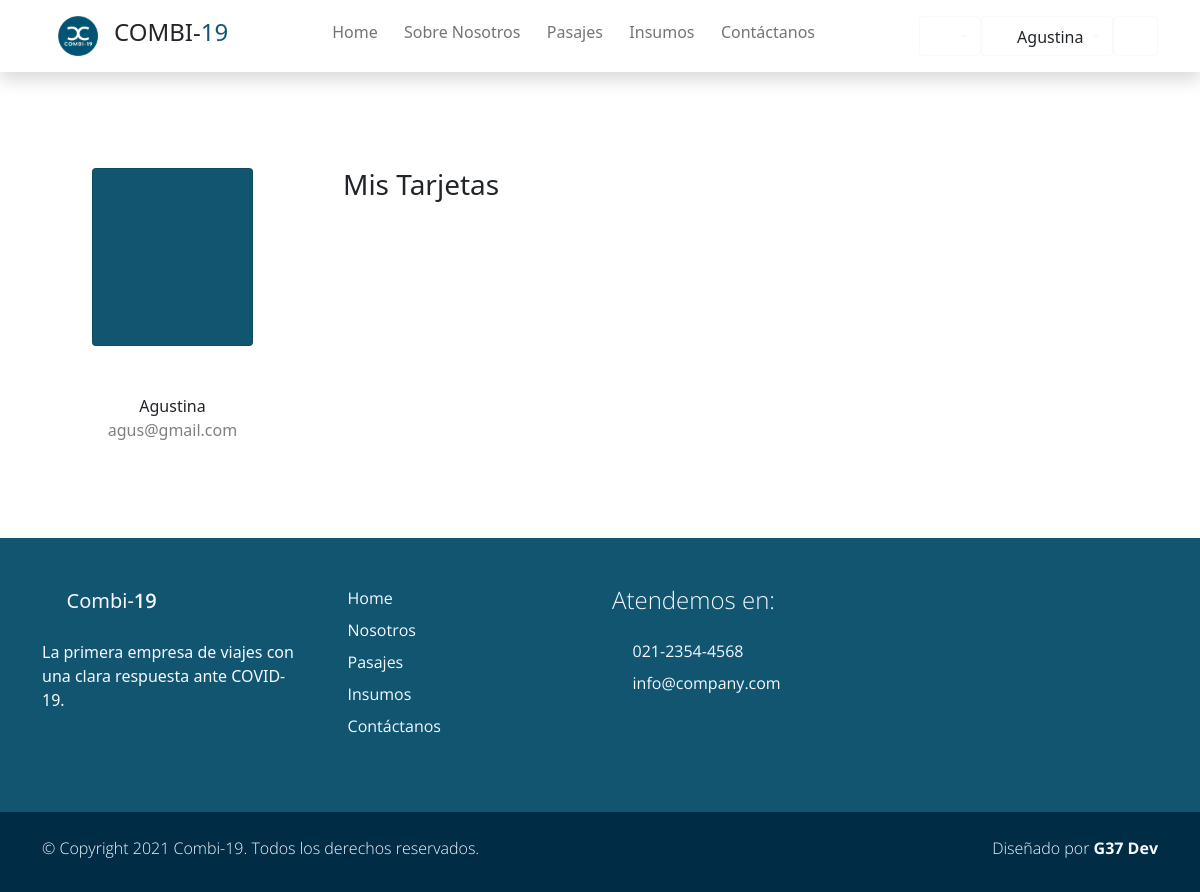
The app's page /tarjetas (signed in), older data.
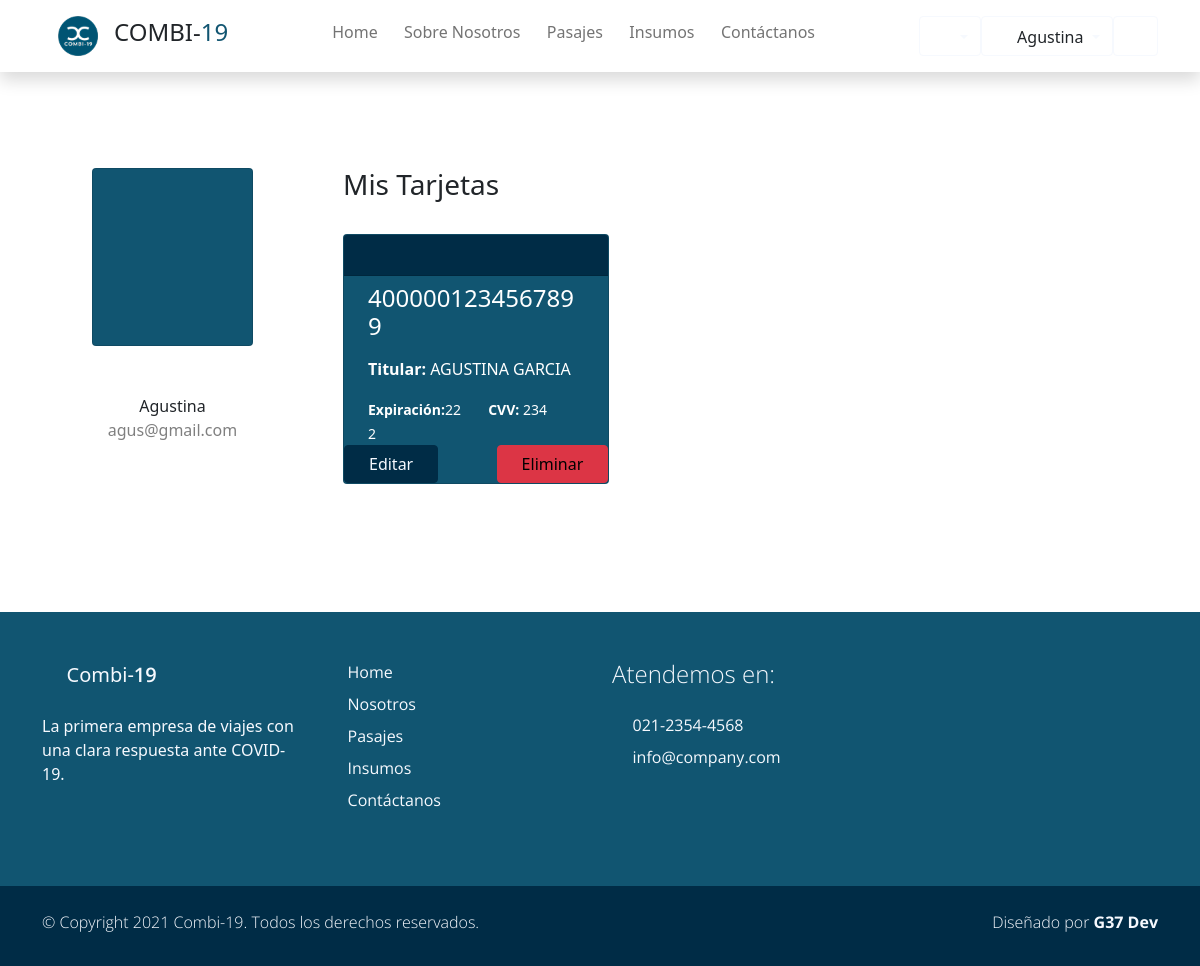
The same page, newer data.
### users/models.py (models this page shows, shortened)
class Account(AbstractBaseUser):
    email               = models.EmailField(verbose_name="email", max_length=60, unique=True)
    dni                 = models.IntegerField(verbose_name="dni", unique=True,)
    first_name          = models.CharField(max_length=30)
    last_name           = models.CharField(max_length=30)
    date_of_birth       = models.DateField(blank=True, null=True)
    is_GOLD             = models.BooleanField(default=False)
    _is_admin           = models.BooleanField(default=False)
    is_active           = models.BooleanField(default=True)
    is_staff            = models.BooleanField(default=False)
    _is_superuser       = models.BooleanField(default=False)
    objects = MyAccountManager()
    class Meta:
        verbose_name        = "Usuario"
        verbose_name_plural = "Usuarios"
    USERNAME_FIELD = 'email'
    REQUIRED_FIELDS = ['dni', 'first_name', 'last_name', 'date_of_birth']
    @property
    def is_superuser(self):
        return self.is_admin
    @property
    def is_admin(self):
        return self.is_staff

class Tarjeta(models.Model):
    usuario = models.ForeignKey(Account, on_delete=models.CASCADE, null=True)
    nro = models.BigIntegerField()
    nombre_titular = models.CharField(max_length= 40)
    fecha_vencimiento = models.IntegerField(default=None,null=True)
    cvv = models.IntegerField(default=None, null=True)
    class Meta:
        verbose_name="Tarjeta"
        verbose_name_plural="Tarjetas"

### users/views.py (the view)
def mistarjetas_view(request):
    tarjetas = Tarjeta.objects.filter(usuario_id=request.user.id)
    return render(request, "users/mistarjetas.html", {"tarjetas": tarjetas})

### users/templates/users/mistarjetas.html (shortened to what this page needs)
{% extends 'Combi19App/base.html' %}
{% load static %}
{% block content %}
<div class="container rounded bg-white mt-5 mb-5">
    <div class="row">
        <div class="col-md-3 border-right">
            <div class="d-flex flex-column align-items-center text-center p-3 py-5">
                <div class="card partner-wap  py-5 px-5">
                    <i class='display-1 text-white bx bx-user'></i>
                </div>
                <span class="font-weight-bold pt-5">{{request.user.first_name}}</span>
                <span class="text-black-50">{{request.user.email}}</span>
            </div>
        </div>
        <div class="col-md-9 border-right">
            <div class="p-3 py-5">
                <h4 class=" h3 text-right pb-4">Mis Tarjetas</h4>
                <div class="d-flex justify-content-between align-items-center mb-3">
                        {% if tarjetas %}
                            {% for tarjeta in tarjetas %}
                                <div class="col-md-4">
                                    <div class="card text-white bg-primary mb-3">
                                        <div class="card-header bg-secondary">
                                            <i class='bx bx-credit-card-front'></i>
                                        </div>
                                        <h4 class="px-4 py-2">
                                            {{tarjeta.nro}}
                                        </h4>
                                        <p class="card-text px-4"><b>Titular: </b>{{tarjeta.nombre_titular}}</p>
                                        <div class="row px-4">
                                            <div class="col-sm-6">
                                                <small>
                                                    <strong>Expiración:</strong>{{tarjeta.fecha_vencimiento}}
                                                </small>
                                            </div>
                                            <div class="col-sm-6 text-right pb-3">
                                                <small>
                                                    <strong>CVV:</strong> {{tarjeta.cvv}}
                                                </small>
                                            </div>
                                        </div>
                                        <div class="btn-group justify-content-between " role="group" aria-label="Basic example">
                                            <a><button type="button" class="btn btn-primary px-4">Editar</button></a>
                                            <a><button type="button" class="btn btn-danger px-4">Eliminar</button></a>
                                        </div>
                                    </div>
                                </div>
                            {% endfor %}
                        {% endif %}
                    </div>
                </div>
            </div>
        </div>
    </div>
</div>
{% endblock %}

### Combi19App/templates/Combi19App/base.html (shortened to what this page needs)
{% load static %}
<!DOCTYPE html>
<html lang="es">
<head>
    {% load static %}
    <link href="{% static 'Combi19App/css/bootstrap.min.css' %}" rel="stylesheet">
    <link href="{% static 'Combi19App/css/boxicon.min.css' %}" rel="stylesheet">
    <link rel="stylesheet" href="{% static 'Combi19App/css/estilos.css' %}">
</head>
<body>
    <nav id="main_nav" class="navbar navbar-expand-lg navbar-light bg-white shadow">
        <div class="container d-flex justify-content-center align-items-center">
            <a class="navbar-brand h1 " href="index.html">
                <a class="navbar-brand" href="#!"><img src="{% static 'Combi19App/img/logo_is_chiquito.png' %}" width="40">
                </a>
                <span class="text-dark h4">COMBI-</span><span class="text-primary h4">19</span></a>
            <div class="align-self-center collapse navbar-collapse flex-fill  d-lg-flex justify-content-lg-between" id="navbar-toggler-success">
                <div class="flex-fill mx-xl-5 mb-2">
                    <ul class="nav navbar-nav d-flex justify-content-between mx-xl-5 text-center text-dark">
                       <li class="nav-item">
                            <a class="nav-link btn-outline-primary rounded-pill px-2" href="{% url 'Home' %}">Home</a>
                        </li>
                        <li class="nav-item">
                            <a class="nav-link btn-outline-primary rounded-pill px-2" href="{% url 'About' %}">Sobre Nosotros</a>
                        </li>
                        <li class="nav-item">
                            <a class="nav-link btn-outline-primary rounded-pill px-2" href="#">Pasajes</a>
                        </li>
                        <li class="nav-item">
                            <a class="nav-link btn-outline-primary rounded-pill px-2" href="{% url 'Insumos' %}">Insumos</a>
                        </li>
                        <li class="nav-item">
                            <a class="nav-link btn-outline-primary rounded-pill px-2" href="{% url 'Contacto' %}">Contáctanos</a>
                        </li>
                    </ul>
                </div>
                <div class="navbar align-self-center">
                    <div class="btn-group" role="group">
                        <div class="btn-group" role="group">
                            <button class="btn btn-outline-light dropdown-toggle" type="button" id="dropdownMenuButton1" data-toggle="dropdown" aria-haspopup="true" aria-expanded="false">
                                <i class='bx bx-help-circle bx-sm bx-tada-hover text-primary'></i>
                            </button>
                        </div>
                    </div>
                    <div class="btn-group" role="group">
                        <div class="btn-group" role="group">
                            <button class="btn btn-outline-light dropdown-toggle" type="button" id="dropdownMenuButton" data-toggle="dropdown" aria-haspopup="true" aria-expanded="false">
                                <i class='bx bx-user-circle bx-sm text-primary'></i>
                                <span class="text-dark">{{ request.user.first_name }}</span>
                            </button>
                        </div>
                    </div>
                    <div>
                        <a class="btn btn-outline-light" href="{% url 'Logout' %}">
                            <i class='bx bx-log-out-circle bx-sm text-primary'></i>
                        </a>
                    </div>
                    </div>
                </div>
            </div>
    </nav>
    <div class="main">
        {% block content %}
        {% endblock content %}
    <footer class="bg-primary pt-4">
        <div class="container">
            <div class="row py-4">
                <div class="col-lg-3 col-12 align-left">
                    <a class="navbar-brand" href="index.html">
                        <i class='bx bx-bus bx-sm text-light'></i>
                        <span class="text-light h5">Combi-</span><span class="text-light h5 semi-bold-600">19</span>
                    </a>
                    <p class="text-light my-lg-4 my-2">
                        La primera empresa de viajes con una clara respuesta ante COVID-19.
                    </p>
                    <ul class="list-inline footer-icons light-300">
                        <li class="list-inline-item m-0">
                            <a class="text-light" target="_blank" href="http://facebook.com/">
                                <i class='bx bxl-facebook-square bx-md'></i>
                            </a>
                        </li>
                        <li class="list-inline-item m-0">
                            <a class="text-light" target="_blank" href="https://www.linkedin.com/">
                                <i class='bx bxl-linkedin-square bx-md'></i>
                            </a>
                        </li>
                        <li class="list-inline-item m-0">
                            <a class="text-light" target="_blank" href="https://www.whatsapp.com/">
                                <i class='bx bxl-whatsapp-square bx-md'></i>
                            </a>
                        </li>
                    </ul>
                </div>
                <div class="col-lg-3 col-md-4 my-sm-0 mt-4">
                        <ul class="list-unstyled text-light light-300">
                            <li class="pb-2">
                                <i class='bx-fw bx bxs-chevron-right bx-xs'></i><a class="text-decoration-none text-light"
								href="{% url 'Home' %}">Home</a>
                            </li>
                            <li class="pb-2">
                                <i class='bx-fw bx bxs-chevron-right bx-xs'></i><a class="text-decoration-none text-light py-1"
								href="{% url 'About' %}">Nosotros</a>
                            </li>
                            <li class="pb-2">
                                <i class='bx-fw bx bxs-chevron-right bx-xs'></i><a class="text-decoration-none text-light py-1"
								href="#">Pasajes</a>
                            </li>
                            <li class="pb-2">
                                <i class='bx-fw bx bxs-chevron-right bx-xs'></i></i><a class="text-decoration-none text-light py-1"
								href="#"">Insumos</a>
                            </li>
                            <li class="pb-2">
                                <i class='bx-fw bx bxs-chevron-right bx-xs'></i><a class="text-decoration-none text-light py-1"
								href="#">Contáctanos</a>
                            </li>
                        </ul>
                </div>
                <div class="col-lg-3 col-md-4 my-sm-0 mt-4">
                    <h2 class="h4 pb-lg-3 text-light light-300">Atendemos en:</h2>
                    <ul class="list-unstyled text-light light-300">
                        <li class="pb-2">
                            <i class='bx-fw bx bx-phone bx-xs'></i><a class="text-decoration-none text-light py-1"
							href="tel:010-020-0340">021-2354-4568</a>
                        </li>
                        <li class="pb-2">
                            <i class='bx-fw bx bx-mail-send bx-xs'></i><a class="text-decoration-none text-light py-1"
							href="mailto:info@company.com">info@company.com</a>
                        </li>
                    </ul>
                </div>
            </div>
        </div>
        <div class="w-100 bg-secondary py-3">
            <div class="container">
                <div class="row pt-2">
                    <div class="col-lg-6 col-sm-12">
                        <p class="text-lg-start text-center text-light light-300">
                            © Copyright 2021 Combi-19. Todos los derechos reservados.
                        </p>
                    </div>
                    <div class="col-lg-6 col-sm-12">
                        <p class="text-lg-end text-center text-light light-300">
                            Diseñado por <a rel="sponsored" class="text-decoration-none text-light"
							href="https://cursophp.com.ar/" target="_blank"><strong>G37 Dev</strong></a>
                        </p>
                    </div>
                </div>
            </div>
        </div>
    </footer>

### Combi19App/static/Combi19App/css/estilos.css (style rules this page uses)
html { font-family: 'Open Sans', sans-serif; }
p, a { font-weight: 400; }
.h3 { font-size: 28px; }
.light-300 { font-family: 'Open Sans', sans-serif !important; font-weight: 300; }
.semi-bold-600 { font-family: 'Open Sans', sans-serif !important; font-weight: 600; }
.text-primary { color: #115571 !important }
.btn-primary { color: #f6f9fe; background-color: #002c46; border-color: #002c46; }
.bg-primary { background-color: #115571 !important; }
.bg-secondary { background-color: #002c46 !important; }
.partner-wap { background-color: #115571; transition: 1s; cursor: pointer; }

Row changes from the older to the newer data that the page shows:
added Tarjeta: nro "4000001234567899", nombre_titular "AGUSTINA GARCIA", fecha_vencimiento "222", cvv "234"
